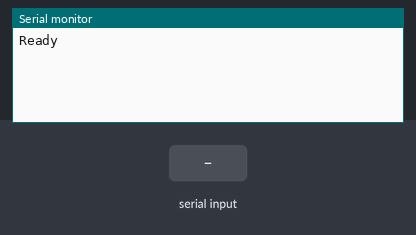
Simulated run of this sketch. Board: Arduino Mega 2560, built with avr-gcc and run on an emulated ATmega2560. Shown: the last lines printed to the serial monitor. The test bench sets the inputs (shaded band).

Above: at 1.2 s.
1.3 s: "90,45\n" received over Serial
At 2.8 s:
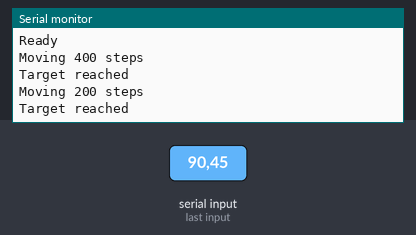
3.2 s: "30,150\n" received over Serial
At 3.8 s:
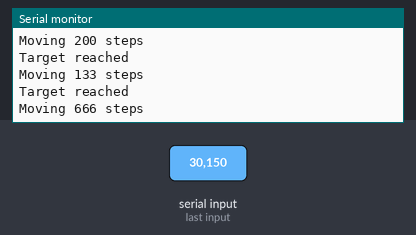
Timing chart, 0 to 6.2 s (numbered marks = the images above; inputs shaded):
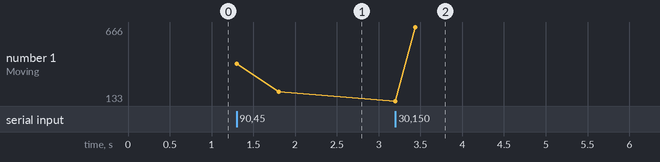

Measured:
- after the input at 1.3 s, the serial monitor: prints a new line at once (image 1)
- after the input at 3.2 s, the serial monitor: prints a new line at once (image 2)
- plotted number 1: 200 → 666 after the input at 3.2 s

The sketch:

angle.ino
```cpp
#define STEP_PIN 22
#define STEPS_PER_REV 200 // Adjust based on stepper motor specs
#define MICROSTEPS 8 // Microstepping setting on motor driver
#define DEG_PER_STEP (360.0 / (STEPS_PER_REV * MICROSTEPS))

float targetPosition = -1;

void setup() {
    Serial.begin(115200);
    pinMode(STEP_PIN, OUTPUT);

    Serial.println("Ready");
}

void moveMotor(float degrees) {
    int steps = (int)(degrees / DEG_PER_STEP);

    Serial.print("Moving ");
    Serial.print(steps);
    Serial.println(" steps");

    for (int i = 0; i < abs(steps); i++) {
        digitalWrite(STEP_PIN, HIGH);
        delayMicroseconds(500);
        digitalWrite(STEP_PIN, LOW);
        delayMicroseconds(500);
    }

    Serial.println("Target reached");
}

void loop() {
    if (Serial.available()) {
        float degrees = Serial.parseFloat();

        // ✅ MANUALLY FLUSH EXTRA CHARACTERS
        while (Serial.available()) {
            Serial.read();
        }

        if (degrees >= 0 && degrees <= 360) {
            moveMotor(degrees);

            // ✅ Short delay to avoid retriggering
            delay(100);
        }
    }
}
```
